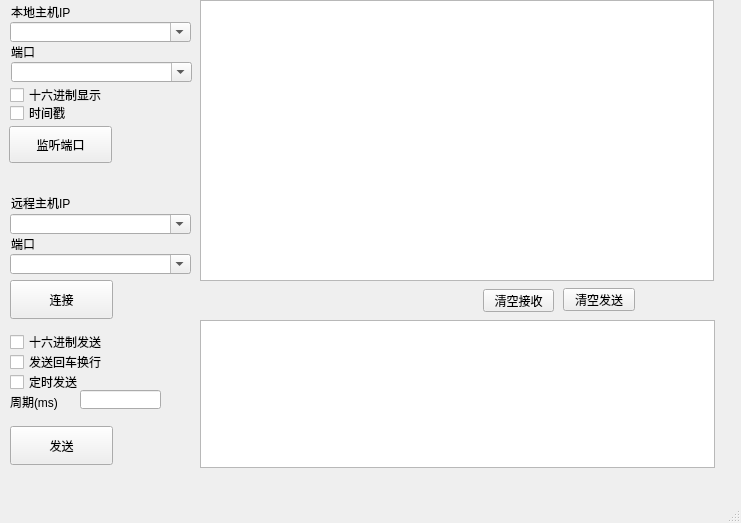
<?xml version="1.0" encoding="UTF-8"?>
<ui version="4.0">
 <class>MainWindow</class>
 <widget class="QMainWindow" name="MainWindow">
  <property name="geometry">
   <rect>
    <x>0</x>
    <y>0</y>
    <width>741</width>
    <height>523</height>
   </rect>
  </property>
  <property name="minimumSize">
   <size>
    <width>0</width>
    <height>0</height>
   </size>
  </property>
  <property name="windowTitle">
   <string/>
  </property>
  <widget class="QWidget" name="centralwidget">
   <widget class="QLabel" name="label">
    <property name="geometry">
     <rect>
      <x>11</x>
      <y>4</y>
      <width>66</width>
      <height>16</height>
     </rect>
    </property>
    <property name="toolTip">
     <string>重选串口需要重新打开</string>
    </property>
    <property name="text">
     <string>本地主机IP</string>
    </property>
   </widget>
   <widget class="QPushButton" name="btnOpen">
    <property name="geometry">
     <rect>
      <x>9</x>
      <y>126</y>
      <width>103</width>
      <height>37</height>
     </rect>
    </property>
    <property name="text">
     <string>监听端口</string>
    </property>
   </widget>
   <widget class="QLabel" name="label_2">
    <property name="geometry">
     <rect>
      <x>11</x>
      <y>44</y>
      <width>66</width>
      <height>16</height>
     </rect>
    </property>
    <property name="text">
     <string>端口</string>
    </property>
   </widget>
   <widget class="QComboBox" name="cbLocalIP">
    <property name="geometry">
     <rect>
      <x>10</x>
      <y>22</y>
      <width>181</width>
      <height>20</height>
     </rect>
    </property>
    <property name="sizePolicy">
     <sizepolicy hsizetype="Fixed" vsizetype="Fixed">
      <horstretch>0</horstretch>
      <verstretch>0</verstretch>
     </sizepolicy>
    </property>
    <property name="editable">
     <bool>true</bool>
    </property>
   </widget>
   <widget class="QLabel" name="label_7">
    <property name="geometry">
     <rect>
      <x>10</x>
      <y>394</y>
      <width>81</width>
      <height>16</height>
     </rect>
    </property>
    <property name="toolTip">
     <string>更改周期后需要重新发送</string>
    </property>
    <property name="text">
     <string>周期(ms)</string>
    </property>
   </widget>
   <widget class="QCheckBox" name="ckTimestamp">
    <property name="geometry">
     <rect>
      <x>10</x>
      <y>105</y>
      <width>81</width>
      <height>16</height>
     </rect>
    </property>
    <property name="text">
     <string>时间戳</string>
    </property>
   </widget>
   <widget class="QLineEdit" name="txtInterval">
    <property name="geometry">
     <rect>
      <x>80</x>
      <y>390</y>
      <width>81</width>
      <height>19</height>
     </rect>
    </property>
   </widget>
   <widget class="QCheckBox" name="ckSendTimer">
    <property name="geometry">
     <rect>
      <x>10</x>
      <y>374</y>
      <width>131</width>
      <height>16</height>
     </rect>
    </property>
    <property name="toolTip">
     <string/>
    </property>
    <property name="text">
     <string>定时发送</string>
    </property>
   </widget>
   <widget class="QCheckBox" name="ckRecvHex">
    <property name="geometry">
     <rect>
      <x>10</x>
      <y>87</y>
      <width>131</width>
      <height>16</height>
     </rect>
    </property>
    <property name="text">
     <string>十六进制显示</string>
    </property>
   </widget>
   <widget class="QPushButton" name="btnClearRecv">
    <property name="geometry">
     <rect>
      <x>483</x>
      <y>289</y>
      <width>71</width>
      <height>23</height>
     </rect>
    </property>
    <property name="text">
     <string>清空接收</string>
    </property>
   </widget>
   <widget class="QPushButton" name="btnClearSend">
    <property name="geometry">
     <rect>
      <x>563</x>
      <y>288</y>
      <width>72</width>
      <height>23</height>
     </rect>
    </property>
    <property name="text">
     <string>清空发送</string>
    </property>
   </widget>
   <widget class="QCheckBox" name="chSendHex">
    <property name="geometry">
     <rect>
      <x>10</x>
      <y>334</y>
      <width>171</width>
      <height>16</height>
     </rect>
    </property>
    <property name="text">
     <string>十六进制发送</string>
    </property>
   </widget>
   <widget class="QCheckBox" name="chSendNewline">
    <property name="geometry">
     <rect>
      <x>10</x>
      <y>354</y>
      <width>141</width>
      <height>16</height>
     </rect>
    </property>
    <property name="text">
     <string>发送回车换行</string>
    </property>
   </widget>
   <widget class="QPlainTextEdit" name="txtSend">
    <property name="geometry">
     <rect>
      <x>200</x>
      <y>320</y>
      <width>515</width>
      <height>148</height>
     </rect>
    </property>
   </widget>
   <widget class="QPlainTextEdit" name="txtRecv">
    <property name="geometry">
     <rect>
      <x>200</x>
      <y>0</y>
      <width>514</width>
      <height>281</height>
     </rect>
    </property>
   </widget>
   <widget class="QComboBox" name="cbLocalPort">
    <property name="geometry">
     <rect>
      <x>11</x>
      <y>62</y>
      <width>181</width>
      <height>20</height>
     </rect>
    </property>
    <property name="sizePolicy">
     <sizepolicy hsizetype="Fixed" vsizetype="Fixed">
      <horstretch>0</horstretch>
      <verstretch>0</verstretch>
     </sizepolicy>
    </property>
    <property name="editable">
     <bool>true</bool>
    </property>
   </widget>
   <widget class="QLabel" name="label_3">
    <property name="geometry">
     <rect>
      <x>11</x>
      <y>195</y>
      <width>101</width>
      <height>16</height>
     </rect>
    </property>
    <property name="toolTip">
     <string>重选串口需要重新打开</string>
    </property>
    <property name="text">
     <string>远程主机IP</string>
    </property>
   </widget>
   <widget class="QLabel" name="label_4">
    <property name="geometry">
     <rect>
      <x>11</x>
      <y>236</y>
      <width>66</width>
      <height>16</height>
     </rect>
    </property>
    <property name="text">
     <string>端口</string>
    </property>
   </widget>
   <widget class="QComboBox" name="cbRemoteIP">
    <property name="geometry">
     <rect>
      <x>10</x>
      <y>214</y>
      <width>181</width>
      <height>20</height>
     </rect>
    </property>
    <property name="sizePolicy">
     <sizepolicy hsizetype="Fixed" vsizetype="Fixed">
      <horstretch>0</horstretch>
      <verstretch>0</verstretch>
     </sizepolicy>
    </property>
    <property name="editable">
     <bool>true</bool>
    </property>
   </widget>
   <widget class="QComboBox" name="cbRemotePort">
    <property name="geometry">
     <rect>
      <x>10</x>
      <y>254</y>
      <width>181</width>
      <height>20</height>
     </rect>
    </property>
    <property name="sizePolicy">
     <sizepolicy hsizetype="Fixed" vsizetype="Fixed">
      <horstretch>0</horstretch>
      <verstretch>0</verstretch>
     </sizepolicy>
    </property>
    <property name="editable">
     <bool>true</bool>
    </property>
   </widget>
   <widget class="QPushButton" name="btnSend">
    <property name="geometry">
     <rect>
      <x>10</x>
      <y>426</y>
      <width>103</width>
      <height>39</height>
     </rect>
    </property>
    <property name="text">
     <string>发送</string>
    </property>
   </widget>
   <widget class="QPushButton" name="btnConnect">
    <property name="geometry">
     <rect>
      <x>10</x>
      <y>280</y>
      <width>103</width>
      <height>39</height>
     </rect>
    </property>
    <property name="text">
     <string>连接</string>
    </property>
   </widget>
  </widget>
  <widget class="QMenuBar" name="menubar">
   <property name="geometry">
    <rect>
     <x>0</x>
     <y>0</y>
     <width>741</width>
     <height>26</height>
    </rect>
   </property>
  </widget>
  <widget class="QStatusBar" name="statusbar"/>
  <action name="action">
   <property name="text">
    <string>打开</string>
   </property>
  </action>
 </widget>
 <resources/>
 <connections/>
</ui>
